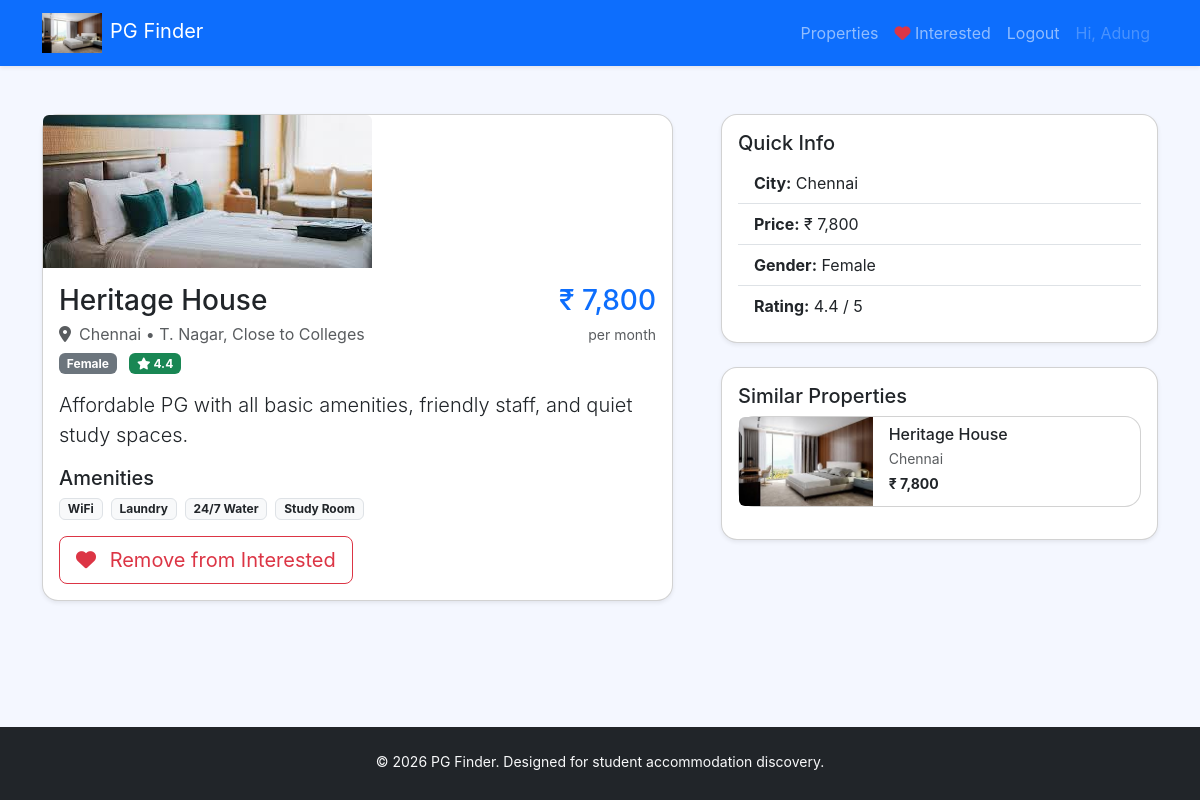
Screenshot of /property-detail.php?id=4 (signed in) with the database file from the repository.
### tables this page shows
CREATE TABLE `properties` (
  `id` int(11) NOT NULL,
  `name` varchar(150) NOT NULL,
  `city` varchar(80) NOT NULL,
  `address` varchar(255) NOT NULL,
  `price` decimal(10,2) NOT NULL,
  `gender` enum('Male','Female','Coed') NOT NULL DEFAULT 'Coed',
  `rating` decimal(2,1) NOT NULL DEFAULT 4.5,
  `description` text NOT NULL,
  `image` varchar(255) DEFAULT 'images/pg-default.jpg',
  `created_at` timestamp NOT NULL DEFAULT current_timestamp()
);

### property-detail.php (the view, shortened to what this page needs)
<?php
include __DIR__ . '/includes/header.php';
$propertyId = filter_input(INPUT_GET, 'id', FILTER_VALIDATE_INT);
$pdo = getPDO();
$propertyStmt = $pdo->prepare('SELECT *, (SELECT image FROM property_images WHERE property_id = properties.id LIMIT 1) as image FROM properties WHERE id = ?');
$propertyStmt->execute([$propertyId]);
$property = $propertyStmt->fetch();
$amenitiesStmt = $pdo->prepare('SELECT a.name FROM amenities a JOIN property_amenities pa ON a.id = pa.amenity_id WHERE pa.property_id = ?');
$amenitiesStmt->execute([$propertyId]);
$amenities = $amenitiesStmt->fetchAll(PDO::FETCH_COLUMN);
$similarStmt = $pdo->prepare('SELECT p.id, p.name, p.city, p.price, p.gender, p.rating, (SELECT image FROM property_images WHERE property_id = p.id LIMIT 1) as image FROM properties p WHERE city = ? AND id != ? LIMIT 3');
$similarStmt->execute([$property['city'], $propertyId]);
$similar = $similarStmt->fetchAll();
function getImageUrl($image) {
    if (empty($image)) {
        return BASE_URL . '/images/pg1.jpg';
    }
    $image = trim($image);
    if (strpos($image, '/') === false) {
        return BASE_URL . '/images/' . $image;
    }
    return BASE_URL . '/' . ltrim($image, '/');
}
$userId = $_SESSION['user_id'] ?? null;
$interested = false;
if ($userId) {
    $checkInterest = $pdo->prepare('SELECT 1 FROM interested_users WHERE user_id = ? AND property_id = ?');
    $checkInterest->execute([$userId, $propertyId]);
    $interested = (bool) $checkInterest->fetchColumn();
}
?>
<div class="container">
  <div class="row gx-5">
    <div class="col-lg-7">
      <div class="card mb-4 shadow-sm">
        <div class="row g-0">
          <div class="col-12">
            <img src="<?php echo htmlspecialchars(getImageUrl($property['image'])); ?>" class="img-fluid rounded-top" alt="<?php echo htmlspecialchars($property['name']); ?>" onerror="this.src='https://via.placeholder.com/900x500?text=PG+Image'">
          </div>
        </div>
        <div class="card-body">
          <div class="d-flex justify-content-between align-items-start mb-3">
            <div>
              <h2 class="h3 mb-1"><?php echo htmlspecialchars($property['name']); ?></h2>
              <p class="text-muted mb-1"><i class="fas fa-map-marker-alt me-2"></i><?php echo htmlspecialchars($property['city']); ?> &bull; <?php echo htmlspecialchars($property['address']); ?></p>
              <span class="badge bg-secondary me-2"><?php echo htmlspecialchars($property['gender']); ?></span>
              <span class="badge bg-success"><i class="fas fa-star"></i> <?php echo htmlspecialchars($property['rating']); ?></span>
            </div>
            <div class="text-end">
              <h3 class="text-primary mb-1">₹ <?php echo number_format($property['price'], 0); ?></h3>
              <small class="text-muted">per month</small>
            </div>
          </div>
          <p class="lead"><?php echo nl2br(htmlspecialchars($property['description'])); ?></p>
          <div class="mb-3">
            <h5>Amenities</h5>
            <div class="d-flex flex-wrap gap-2">
              <?php foreach ($amenities as $amenity): ?>
                <span class="badge bg-light text-dark border"><?php echo htmlspecialchars($amenity); ?></span>
              <?php endforeach; ?>
            </div>
          </div>
          <button class="btn btn-lg <?php echo $interested ? 'btn-outline-danger' : 'btn-danger'; ?>" id="detailInterestBtn" data-property-id="<?php echo $propertyId; ?>">
            <i class="fas fa-heart me-2"></i>
            <?php echo $interested ? 'Remove from Interested' : 'Mark as Interested'; ?>
          </button>
        </div>
      </div>
    </div>
    <div class="col-lg-5">
      <div class="card shadow-sm mb-4">
        <div class="card-body">
          <h5 class="card-title">Quick Info</h5>
          <ul class="list-group list-group-flush">
            <li class="list-group-item"><strong>City:</strong> <?php echo htmlspecialchars($property['city']); ?></li>
            <li class="list-group-item"><strong>Price:</strong> ₹ <?php echo number_format($property['price'], 0); ?></li>
            <li class="list-group-item"><strong>Gender:</strong> <?php echo htmlspecialchars($property['gender']); ?></li>
            <li class="list-group-item"><strong>Rating:</strong> <?php echo htmlspecialchars($property['rating']); ?> / 5</li>
          </ul>
        </div>
      </div>
      <div class="card shadow-sm">
        <div class="card-body">
          <h5 class="card-title">Similar Properties</h5>
          <?php if ($similar): ?>
            <?php foreach ($similar as $item): ?>
              <div class="card mb-3">
                <div class="row g-0">
                  <div class="col-4">
                    <img src="<?php echo htmlspecialchars(getImageUrl($item['image'])); ?>" class="img-fluid rounded-start" alt="<?php echo htmlspecialchars($item['name']); ?>" onerror="this.src='<?php echo BASE_URL; ?>/images/pg1.jpg'">
                  </div>
                  <div class="col-8">
                    <div class="card-body py-2">
                      <h6 class="card-title mb-1"><?php echo htmlspecialchars($item['name']); ?></h6>
                      <p class="card-text small text-muted mb-1"><?php echo htmlspecialchars($item['city']); ?></p>
                      <p class="card-text small mb-1"><strong>₹ <?php echo number_format($item['price'], 0); ?></strong></p>
                    </div>
                  </div>
                </div>
              </div>
            <?php endforeach; ?>
          <?php else: ?>
            <p class="text-muted mb-0">No similar listings found.</p>
          <?php endif; ?>
        </div>
      </div>
    </div>
  </div>
</div>
<?php include __DIR__ . '/includes/footer.php'; ?>

### includes/header.php (shortened to what this page needs)
<?php
$loggedIn = !empty($_SESSION['user_id']);
$userName = $loggedIn ? htmlspecialchars($_SESSION['user_name']) : '';
?>
<!doctype html>
<html lang="en">
<head>
  <link href="https://cdn.jsdelivr.net/npm/bootstrap@5.3.2/dist/css/bootstrap.min.css" rel="stylesheet">
  <link href="https://cdnjs.cloudflare.com/ajax/libs/font-awesome/6.4.0/css/all.min.css" rel="stylesheet">
  <link rel="stylesheet" href="<?php echo BASE_URL; ?>/css/styles.css">
</head>
<body>
<nav class="navbar navbar-expand-lg navbar-dark bg-primary shadow-sm">
  <div class="container">
    <a class="navbar-brand" href="<?php echo BASE_URL; ?>/index.php"><img src="<?php echo BASE_URL; ?>/images/pg1.jpg" alt="PG Finder" class="me-2" style="height: 40px; width: auto;">PG Finder</a>
    <div class="collapse navbar-collapse" id="mainNav">
      <ul class="navbar-nav ms-auto align-items-center">
        <li class="nav-item"><a class="nav-link" href="index.php">Properties</a></li>
        <?php if ($loggedIn): ?>
        <li class="nav-item"><a class="nav-link" href="<?php echo BASE_URL; ?>/shortlist.php"><i class="fas fa-heart text-danger"></i> Interested</a></li>
          <li class="nav-item"><a class="nav-link" href="<?php echo BASE_URL; ?>/logout.php">Logout</a></li>
          <li class="nav-item"><span class="nav-link disabled">Hi, <?php echo $userName; ?></span></li>
        <?php else: ?>
          <li class="nav-item"><a class="nav-link" href="<?php echo BASE_URL; ?>/login.php">Login</a></li>
          <li class="nav-item"><a class="nav-link" href="<?php echo BASE_URL; ?>/signup.php">Sign Up</a></li>
        <?php endif; ?>
      </ul>
    </div>
  </div>
</nav>
<main class="py-5">

### includes/footer.php (shortened to what this page needs)
</main>
<footer class="bg-dark text-light py-4 mt-auto">
  <div class="container text-center small">
    <p class="mb-1">&copy; <?php echo date('Y'); ?> PG Finder. Designed for student accommodation discovery.</p>
  </div>
</footer>
</body>
</html>

### css/styles.css (style rules this page uses)
:root { --primary: #2f5dff; --secondary: #1a1f44; --surface: #f8f9ff; }
html, body { height: 100%; }
body { background: #f4f7ff; color: #2a2a2a; font-family: 'Inter', system-ui, sans-serif; display: flex; flex-direction: column; }
main { flex: 1; }
.card { border-radius: 1rem; }
footer { background: #0c1635; }

### rows the page displays
properties: name "Heritage House", city "Chennai", address "T. Nagar, Close to Colleges", gender "Female", rating "4.4", price "7,800", description "Affordable PG with all basic amenities, friendly staff, and quiet study spaces."
properties: name "Heritage House", city "Chennai", price "7,800"

### other values shown
$userName "Adung"
$amenity "WiFi"
$amenity "Laundry"
$amenity "24/7 Water"
$amenity "Study Room"
